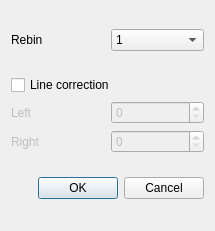
<?xml version="1.0" encoding="UTF-8"?>
<ui version="4.0">
 <class>Dialog</class>
 <widget class="QDialog" name="Dialog">
  <property name="geometry">
   <rect>
    <x>0</x>
    <y>0</y>
    <width>215</width>
    <height>231</height>
   </rect>
  </property>
  <property name="windowTitle">
   <string>Raw Sequence Options</string>
  </property>
  <property name="autoFillBackground">
   <bool>false</bool>
  </property>
  <layout class="QGridLayout" name="gridLayout">
   <item row="0" column="0">
    <layout class="QHBoxLayout" name="horizontalLayout">
     <item>
      <widget class="QLabel" name="label">
       <property name="text">
        <string>Rebin</string>
       </property>
      </widget>
     </item>
     <item>
      <widget class="QComboBox" name="rebinComboBox">
       <item>
        <property name="text">
         <string>1</string>
        </property>
       </item>
       <item>
        <property name="text">
         <string>2</string>
        </property>
       </item>
       <item>
        <property name="text">
         <string>4</string>
        </property>
       </item>
       <item>
        <property name="text">
         <string>8</string>
        </property>
       </item>
      </widget>
     </item>
    </layout>
   </item>
   <item row="1" column="0">
    <layout class="QVBoxLayout" name="verticalLayout">
     <item>
      <widget class="QCheckBox" name="LCcheckBox">
       <property name="text">
        <string>Line correction</string>
       </property>
      </widget>
     </item>
     <item>
      <layout class="QHBoxLayout" name="horizontalLayout_2">
       <item>
        <widget class="QLabel" name="label_2">
         <property name="enabled">
          <bool>false</bool>
         </property>
         <property name="text">
          <string>Left</string>
         </property>
        </widget>
       </item>
       <item>
        <widget class="QSpinBox" name="leftLCSpinBox">
         <property name="enabled">
          <bool>false</bool>
         </property>
        </widget>
       </item>
      </layout>
     </item>
     <item>
      <layout class="QHBoxLayout" name="horizontalLayout_3">
       <item>
        <widget class="QLabel" name="label_3">
         <property name="enabled">
          <bool>false</bool>
         </property>
         <property name="text">
          <string>Right</string>
         </property>
        </widget>
       </item>
       <item>
        <widget class="QSpinBox" name="rightLCSpinBox">
         <property name="enabled">
          <bool>false</bool>
         </property>
        </widget>
       </item>
      </layout>
     </item>
    </layout>
   </item>
   <item row="2" column="0">
    <widget class="QDialogButtonBox" name="buttonBox">
     <property name="orientation">
      <enum>Qt::Horizontal</enum>
     </property>
     <property name="standardButtons">
      <set>QDialogButtonBox::Cancel|QDialogButtonBox::Ok</set>
     </property>
    </widget>
   </item>
  </layout>
 </widget>
 <resources/>
 <connections>
  <connection>
   <sender>buttonBox</sender>
   <signal>accepted()</signal>
   <receiver>Dialog</receiver>
   <slot>accept()</slot>
   <hints>
    <hint type="sourcelabel">
     <x>248</x>
     <y>254</y>
    </hint>
    <hint type="destinationlabel">
     <x>157</x>
     <y>274</y>
    </hint>
   </hints>
  </connection>
  <connection>
   <sender>buttonBox</sender>
   <signal>rejected()</signal>
   <receiver>Dialog</receiver>
   <slot>reject()</slot>
   <hints>
    <hint type="sourcelabel">
     <x>316</x>
     <y>260</y>
    </hint>
    <hint type="destinationlabel">
     <x>286</x>
     <y>274</y>
    </hint>
   </hints>
  </connection>
 </connections>
</ui>
